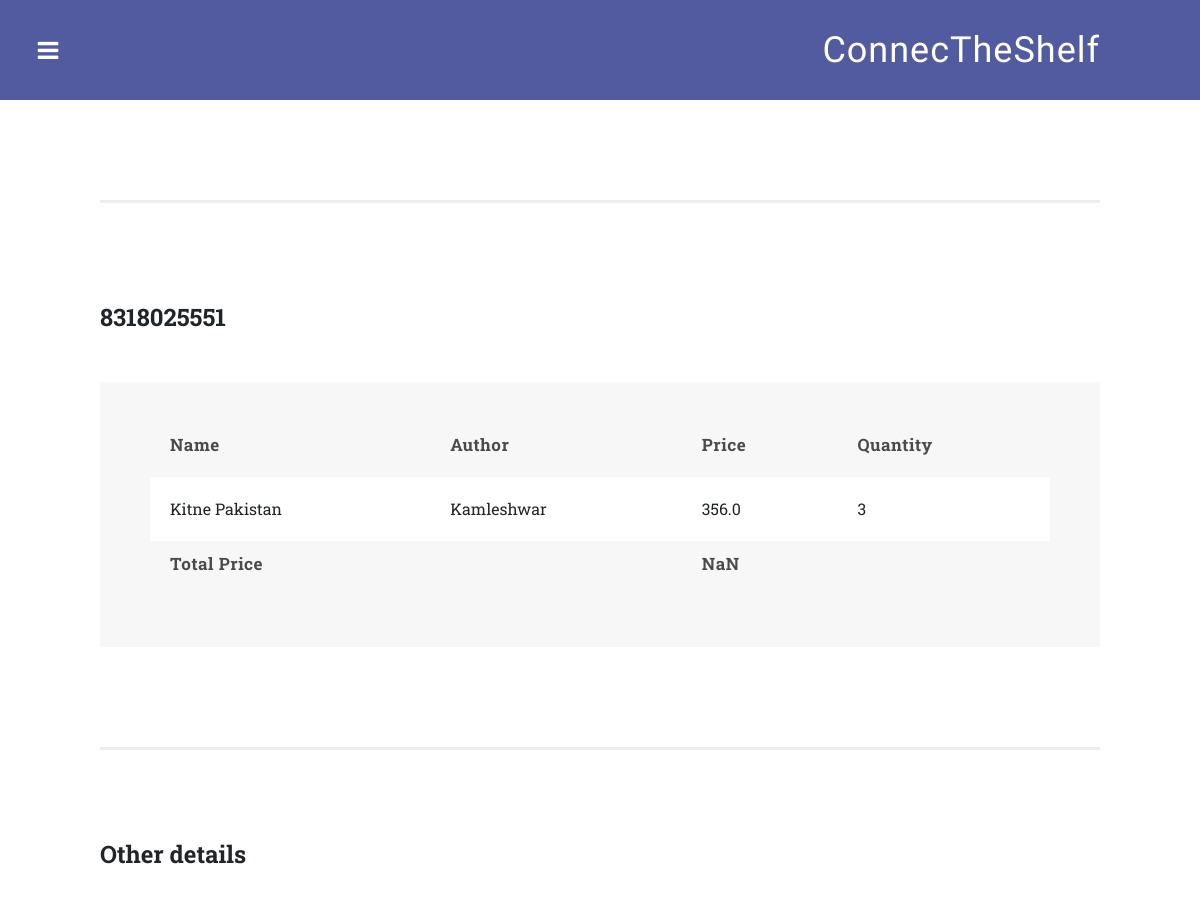
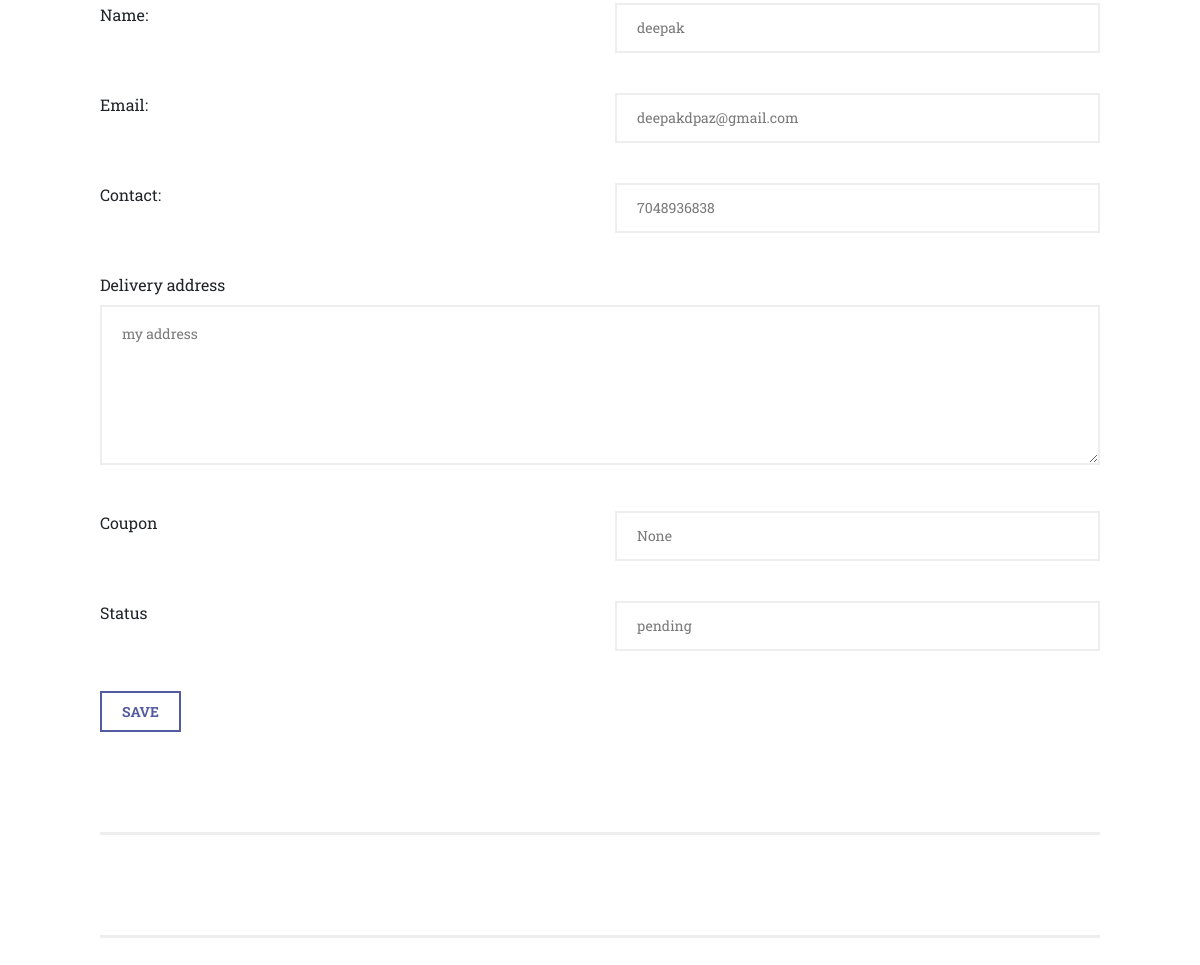
The app's page /distributor/vieworders/8318025551 (signed in) with its own data (2 pictures, top to bottom).
### distributor/models.py (models this page shows, shortened)
class orderbook(models.Model):
    orderId=models.ForeignKey(orderreader,on_delete=models.CASCADE)
    bookid=models.ForeignKey(Book,on_delete=models.CASCADE)
    quantity=models.IntegerField(default=1)

class Book(models.Model):
    username=models.ForeignKey(Distributor,on_delete=models.CASCADE)
    name=models.CharField(max_length=50)
    author=models.CharField(max_length=50)
    photo=models.ImageField(upload_to='books')
    book_type=models.CharField(max_length=15)
    category=models.TextField()
    rating=models.FloatField(default=3)

class orderreader(models.Model):
    orderId=models.CharField(max_length=60)
    distributor=models.ForeignKey(Distributor,on_delete=models.CASCADE)
    reader=models.ForeignKey(Reader,on_delete=models.CASCADE)
    tme=models.DateTimeField()
    status=models.CharField(max_length=15)
    deliveryaddress=models.TextField()

### reader/models.py (models this page shows, shortened)
class Reader(models.Model):
    username=models.CharField(max_length=15)
    password=models.CharField(max_length=15)
    name=models.CharField(max_length=25)
    email=models.CharField(max_length=50)
    contact=models.CharField(max_length=15)
    address=models.TextField(null=True,blank=True)
    age=models.IntegerField(default=12)

### distributor/views.py (the view)
# urls.py: path('vieworders/<str:orderId>',views.vieworders_id,name='distributor_view_orders_id')
def vieworders_id(request,orderId):
    if(request.method=='GET'):
        if('distributor' in request.session):
            if(request.session['distributor'].lower()!='cts'):
                user=Distributor.objects.filter(username=request.session['distributor']).first()
                order=orderreader.objects.filter(orderId=orderId).first()
                bks=orderbook.objects.filter(orderId=order)
                for bk in bks:
                    price=Buybook.objects.filter(username=user,name=bk.bookid.name).first()
                    bk.price=price.price
                ncd=nocod.objects.filter(orderId=order).first()
                params={'actions':actions,'type':'distributor','orderId':orderId,'orders':bks,'order':order,'url':ncd.screenshot}
                return render(request,'distributor/vieworderother.html',params)
            else:
                user = Distributor.objects.filter(username=request.session['distributor']).first()
                order=orderreader.objects.filter(orderId=orderId).first()
                bks=orderbook.objects.filter(orderId=order)
                for bk in bks:
                    price=Buybook.objects.filter(username=user,name=bk.bookid.name).first()
                    bk.price=price.price
                cd=cod.objects.filter(orderId=order).first()
                params={'actions':actions,'type':'distributor','orderId':orderId,'orders':bks,'order':order,'coupon':cd.coupon}
                return render(request,'distributor/viewordercts.html',params)

### templates/distributor/viewordercts.html (shortened to what this page needs)
{% extends 'base.html' %} {% block body %}
<section class="main-banner">
    <section class="tables">
        <div class="container-fluid">
            <div class="row">
                <div class="col-md-12">
                    <div class="section-heading">
                        <h2>{{orderId}}</h2>
                    </div>
                    <div class="default-table">
                        <table class='ordertable'>
                            <thead>
                                <tr>
                                    <th>Name</th>
                                    <th>Author</th>
                                    <th>Price</th>
                                    <th>Quantity</th>
                                </tr>
                            </thead>
                            <tbody>
                                {% for ord in orders %}
                                <tr>
                                    <td>{{ord.bookid.name}}</td>
                                    <td>{{ord.bookid.author}}</td>
                                    <td class="price">{{ord.price}}</td>
                                    <td class="quantity">{{ord.quantity}}</td>
                                </tr>
                                {% endfor %}
                            </tbody>
                            <thead>
                                <tr>
                                    <th colspan='2'>Total price</th>
                                    <th id='totalprice'>0</th>
                                </tr>
                            </thead>
                        </table>
                    </div>
                </div>
            </div>
        </div>
    </section>
    <section class="forms">
        <div class="container-fluid">
            <div class="row">
                <div class="col-md-12">
                    <div class="section-heading">
                        <h2>Other details</h2>
                    </div>
                    <form id="orderform" action="/distributor/vieworders" method="post">
                        <div class="row">
                            <div class="col-md-6">
                                <fieldset>
                                    <label>Name:</label>
                                </fieldset>
                            </div>
                            <div class="col-md-6">
                                <fieldset>
                                    <input type="text" value="{{order.reader.name}}" readonly>
                                </fieldset>
                            </div>
                            <div class="col-md-6">
                                <fieldset>
                                    <label>Email:</label>
                                </fieldset>
                            </div>
                            <div class="col-md-6">
                                <fieldset>
                                    <input type="text" value="{{order.reader.email}}" readonly>
                                </fieldset>
                            </div>
                            <div class="col-md-6">
                                <fieldset>
                                    <label>Contact:</label>
                                </fieldset>
                            </div>
                            <div class="col-md-6">
                                <fieldset>
                                    <input type="text" value="{{order.reader.contact}}" readonly>
                                </fieldset>
                            </div>
                            <div class="col-md-12 col-sm-12 ">
                                <fieldset>
                                    <label for="address">Delivery address</label>
                                </fieldset>
                            </div>
                            <div class="col-12 ">
                                <textarea id="address" placeholder="Delivery address" rows="6" readonly>{{order.deliveryaddress}}</textarea>
                            </div>
                            <div class="col-md-6">
                                <fieldset>
                                    <label for="photo">Coupon</label>
                                </fieldset>
                            </div>
                            <div class="col-md-6">
                                <fieldset>
                                    <input type="text" value="{{coupon}}" readonly>
                                </fieldset>
                            </div>
                            <div class="col-md-6">
                                <fieldset>
                                    <label for="status">Status</label>
                                </fieldset>
                            </div>
                            <div class="col-md-6">
                                <fieldset>
                                    <input type="text" name='status' value="{{order.status}}">
                                </fieldset>
                            </div>
                            <div class="col-md-12 ">
                                <button type="submit" id="form-submit" class="button">Save</button>
                            </div>
                        </div>
                    </form>
                </div>
            </div>
        </div>
    </section>
</section>
{% endblock %}

### static/assets/css/templatemo-style.css (style rules this page uses)
body { font-family: 'Roboto Slab', sans-serif; }
input, select, textarea { outline: none; }
.primary-button a, button { font-size: 14px; font-weight: 700; text-transform: uppercase; background-color: transparent; display: inline-block; padding: 8px 20px; color: #535ba0; border: 2px solid #535ba0; transition: all 0.5s; }
section { border-bottom: 3px solid #eee; padding-bottom: 100px; }
.main-banner .container-fluid { padding-left: 0px; padding-right: 0px; }
section.tables { margin-top: 80px; border-top: 3px solid #eee!important; padding-top: 100px; }
section.tables .container-fluid { padding-left: 0px; padding-right: 0px; }
.default-table { -webkit-overflow-scrolling: touch; overflow-x: auto; background-color: #f7f7f7; padding: 50px; }
table { width: 100%; }
table tbody tr { border-left: 0; border-right: 0; border-bottom: 10px solid #f7f7f7; }
table td { padding: 20px; }
table th { padding: 0px 20px 20px 20px; font-size: 17px; font-weight: 700; letter-spacing: 0.5px; text-align: left; text-transform: capitalize; }
table tbody tr { background-color: #e7e7e7; }
table tbody tr:nth-child(2n+1) { background-color: #fff; }
table th { color: #4a4a4a; }
section.forms { margin-top: 90px; }
section.forms .container-fluid { padding-left: 0px; padding-right: 0px; }
.forms input, .forms select { font-size: 14px; color: #7a7a7a; width: 100%; height: 50px; border-radius: 0px; border: 2px solid #eee; outline: none; padding-left: 20px; line-height: 50px; margin-bottom: 40px; }
.forms textarea { font-size: 14px; color: #7a7a7a; width: 100%; height: 160px; max-height: 220px; border-radius: 0px; border: 2px solid #eee; outline: none; padding-left: 20px; line-height: 50px; margin-bottom: 40px; }
.section-heading h2 { margin-top: 0px; font-size: 24px; font-weight: 700; margin-bottom: 50px; }

### records on screen
orderbook: bookid.name "Kitne Pakistan", bookid.author "Kamleshwar", price "356.0", quantity "3"
orderreader: reader.name "deepak", reader.email "deepakdpaz@gmail.com", reader.contact "7048936838", deliveryaddress "my address", status "pending"

### other values on screen
{{ orderId }} "8318025551"
